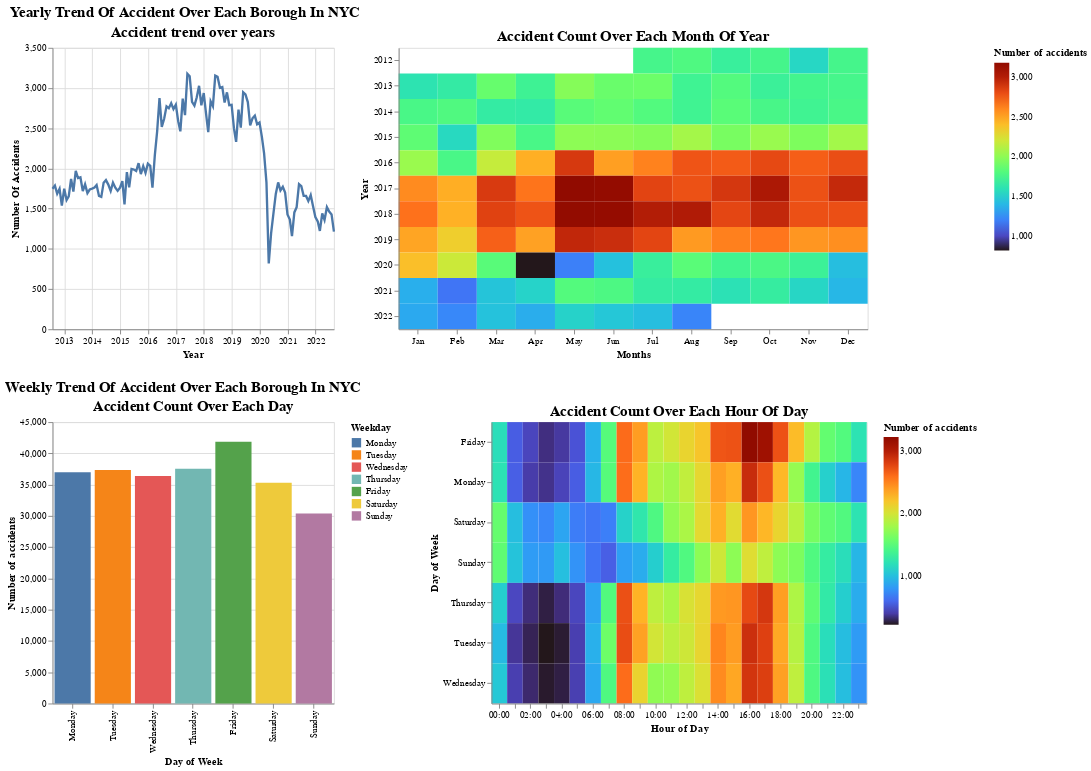

Notebook code cell kept with this figure:
### Code cell
# Create dropdown containing borough name
origins = list(crash_df_monthly["borough"].unique())
origins.sort()
selectOrigin = alt.selection_single(
    fields=["borough"],
    init={"borough": origins[0]},
    bind=alt.binding_select(options=origins, name="Select_Borough"),
)
# Create a dashboard showing accident trend over year, month, week, and each hour of day
p1_bar_base = (
    alt.Chart(crash_df_monthly)
    .mark_line(size=2.5)
    .encode(alt.Y("number_of_accidents:Q", title="Number Of Accidents"))
)


chart1 = (
    p1_bar_base.encode(alt.X("crash_datetime:T", title="Year"))
    .transform_filter(selectOrigin)
    .properties(width=300, title="Accident trend over years")
)

chart2 = (
    alt.Chart(crash_df_monthly)
    .mark_rect()
    .encode(
        alt.X("month(crash_datetime):N", title="Months"),
        alt.Y("year(crash_datetime):N", title="Year"),
        alt.Color(
            "number_of_accidents:Q",
            title="Number of accidents",
            scale=alt.Scale(scheme="turbo"),
        ),
    )
    .transform_filter(selectOrigin)
    .properties(width=500, height=300, title="Accident Count Over Each Month Of Year")
)

sort_order = [
    "Monday",
    "Tuesday",
    "Wednesday",
    "Thursday",
    "Friday",
    "Saturday",
    "Sunday",
]
chart3 = (
    alt.Chart(crash_df_weekly_trend, title="Week")
    .mark_bar()
    .encode(
        alt.X("day_of_week:N", title="Day of Week", sort=sort_order),
        alt.Y("number_of_accidents:Q", title="Number of accidents"),
        color=alt.Color("day_of_week:N", sort=sort_order, title="Weekday"),
    )
    .transform_filter(selectOrigin)
    .properties(width=300, title="Accident Count Over Each Day")
)

chart4 = (
    alt.Chart(crash_df_hourly_trend)
    .mark_rect()
    .encode(
        alt.X("hours(hour_of_day):O", title="Hour of Day"),
        alt.Y("day_of_week:N", title="Day of Week"),
        alt.Color(
            "number_of_accidents:Q",
            title="Number of accidents",
            scale=alt.Scale(scheme="turbo"),
        ),
    )
    .transform_filter(selectOrigin)
    .properties(width=400, height=300, title="Accident Count Over Each Hour Of Day")
)

top_charts = (chart1 | chart2).properties(
    title="Yearly Trend Of Accident Over Each Borough In NYC(2012-2022) "
)
bottom_charts = (chart3 | chart4).properties(
    title="Weekly Trend Of Accident Over Each Borough In NYC "
)

main_charts = (
    alt.vconcat(top_charts, bottom_charts)
    .add_selection(selectOrigin)
    .transform_filter(selectOrigin)
    .configure_title(fontSize=16, font="Courier", align="center", color="black")
)


main_charts

### Figure 1 — Vega-Lite specification as saved in the notebook (floating-point values rounded to 4 significant figures; data arrays with more than 128 entries replaced by an {"elided": "..."} marker saying what was removed)
{"usermeta": {"embedOptions": {"theme": "fivethirtyeight"}}, "config": {"view": {"continuousWidth": 400, "continuousHeight": 300}, "title": {"align": "center", "color": "black", "font": "Courier", "fontSize": 16}}, "vconcat": [{"hconcat": [{"mark": {"type": "line", "size": 2.5}, "encoding": {"x": {"field": "crash_datetime", "title": "Year", "type": "temporal"}, "y": {"field": "number_of_accidents", "title": "Number Of Accidents", "type": "quantitative"}}, "selection": {"selector001": {"type": "single", "fields": ["borough"], "init": {"borough": "Bronx"}, "bind": {"input": "select", "options": ["Bronx", "Brooklyn", "Manhattan", "Queens", "Staten Island"], "name": "Select_Borough"}}}, "title": "Accident trend over years", "transform": [{"filter": {"selection": "selector001"}}], "width": 300}, {"mark": "rect", "encoding": {"color": {"field": "number_of_accidents", "scale": {"scheme": "turbo"}, "title": "Number of accidents", "type": "quantitative"}, "x": {"field": "crash_datetime", "timeUnit": "month", "title": "Months", "type": "nominal"}, "y": {"field": "crash_datetime", "timeUnit": "year", "title": "Year", "type": "nominal"}}, "height": 300, "selection": {"selector001": {"type": "single", "fields": ["borough"], "init": {"borough": "Bronx"}, "bind": {"input": "select", "options": ["Bronx", "Brooklyn", "Manhattan", "Queens", "Staten Island"], "name": "Select_Borough"}}}, "title": "Accident Count Over Each Month Of Year", "transform": [{"filter": {"selection": "selector001"}}], "width": 500}], "data": {"name": "data-cf21bfbf22658d0938e0e4408128b0cd"}, "title": "Yearly Trend Of Accident Over Each Borough In NYC "}, {"hconcat": [{"data": {"name": "data-95e6f2bd32acad93f0d3d815d55fc551"}, "mark": "bar", "encoding": {"color": {"field": "day_of_week", "sort": ["Monday", "Tuesday", "Wednesday", "Thursday", "Friday", "Saturday", "Sunday"], "title": "Weekday", "type": "nominal"}, "x": {"field": "day_of_week", "sort": ["Monday", "Tuesday", "Wednesday", "Thursday", "Friday", "Saturday", "Sunday"], "title": "Day of Week", "type": "nominal"}, "y": {"field": "number_of_accidents", "title": "Number of accidents", "type": "quantitative"}}, "selection": {"selector001": {"type": "single", "fields": ["borough"], "init": {"borough": "Bronx"}, "bind": {"input": "select", "options": ["Bronx", "Brooklyn", "Manhattan", "Queens", "Staten Island"], "name": "Select_Borough"}}}, "title": "Accident Count Over Each Day", "transform": [{"filter": {"selection": "selector001"}}], "width": 300}, {"data": {"name": "data-ef67624654c5cb54038ae9ca786c2bdd"}, "mark": "rect", "encoding": {"color": {"field": "number_of_accidents", "scale": {"scheme": "turbo"}, "title": "Number of accidents", "type": "quantitative"}, "x": {"field": "hour_of_day", "timeUnit": "hours", "title": "Hour of Day", "type": "ordinal"}, "y": {"field": "day_of_week", "title": "Day of Week", "type": "nominal"}}, "height": 300, "selection": {"selector001": {"type": "single", "fields": ["borough"], "init": {"borough": "Bronx"}, "bind": {"input": "select", "options": ["Bronx", "Brooklyn", "Manhattan", "Queens", "Staten Island"], "name": "Select_Borough"}}}, "title": "Accident Count Over Each Hour Of Day", "transform": [{"filter": {"selection": "selector001"}}], "width": 400}], "title": "Weekly Trend Of Accident Over Each Borough In NYC "}], "transform": [{"filter": {"selection": "selector001"}}], "$schema": "https://vega.github.io/schema/vega-lite/v4.17.0.json", "datasets": {"data-cf21bfbf22658d0938e0e4408128b0cd": {"elided": "610 records"}, "data-95e6f2bd32acad93f0d3d815d55fc551": [{"borough": "Bronx", "day_of_week": "Friday", "number_of_persons_injured": 13378, "number_of_persons_killed": 63, "number_of_pedestrians_injured": 2759, "number_of_pedestrians_killed": 26, "number_of_cyclist_injured": 754, "number_of_cyclist_killed": 7, "number_of_motorist_injured": 9737, "number_of_motorist_killed": 28, "number_of_accidents": 41854}, {"borough": "Bronx", "day_of_week": "Monday", "number_of_persons_injured": 11742, "number_of_persons_killed": 55, "number_of_pedestrians_injured": 2335, "number_of_pedestrians_killed": 28, "number_of_cyclist_injured": 650, "number_of_cyclist_killed": 3, "number_of_motorist_injured": 8668, "number_of_motorist_killed": 23, "number_of_accidents": 36988}, {"borough": "Bronx", "day_of_week": "Saturday", "number_of_persons_injured": 12476, "number_of_persons_killed": 74, "number_of_pedestrians_injured": 1942, "number_of_pedestrians_killed": 33, "number_of_cyclist_injured": 664, "number_of_cyclist_killed": 4, "number_of_motorist_injured": 9774, "number_of_motorist_killed": 35, "number_of_accidents": 35316}, {"borough": "Bronx", "day_of_week": "Sunday", "number_of_persons_injured": 11342, "number_of_persons_killed": 64, "number_of_pedestrians_injured": 1602, "number_of_pedestrians_killed": 28, "number_of_cyclist_injured": 619, "number_of_cyclist_killed": 3, "number_of_motorist_injured": 9044, "number_of_motorist_killed": 33, "number_of_accidents": 30393}, {"borough": "Bronx", "day_of_week": "Thursday", "number_of_persons_injured": 11784, "number_of_persons_killed": 57, "number_of_pedestrians_injured": 2446, "number_of_pedestrians_killed": 28, "number_of_cyclist_injured": 623, "number_of_cyclist_killed": 3, "number_of_motorist_injured": 8622, "number_of_motorist_killed": 26, "number_of_accidents": 37550}, {"borough": "Bronx", "day_of_week": "Tuesday", "number_of_persons_injured": 11951, "number_of_persons_killed": 57, "number_of_pedestrians_injured": 2504, "number_of_pedestrians_killed": 32, "number_of_cyclist_injured": 693, "number_of_cyclist_killed": 1, "number_of_motorist_injured": 8674, "number_of_motorist_killed": 22, "number_of_accidents": 37352}, {"borough": "Bronx", "day_of_week": "Wednesday", "number_of_persons_injured": 11553, "number_of_persons_killed": 34, "number_of_pedestrians_injured": 2408, "number_of_pedestrians_killed": 15, "number_of_cyclist_injured": 689, "number_of_cyclist_killed": 5, "number_of_motorist_injured": 8349, "number_of_motorist_killed": 13, "number_of_accidents": 36384}, {"borough": "Brooklyn", "day_of_week": "Friday", "number_of_persons_injured": 25461, "number_of_persons_killed": 99, "number_of_pedestrians_injured": 5229, "number_of_pedestrians_killed": 50, "number_of_cyclist_injured": 2860, "number_of_cyclist_killed": 11, "number_of_motorist_injured": 17144, "number_of_motorist_killed": 35, "number_of_accidents": 81373}, {"borough": "Brooklyn", "day_of_week": "Monday", "number_of_persons_injured": 24115, "number_of_persons_killed": 120, "number_of_pedestrians_injured": 4895, "number_of_pedestrians_killed": 72, "number_of_cyclist_injured": 2437, "number_of_cyclist_killed": 13, "number_of_motorist_injured": 16580, "number_of_motorist_killed": 33, "number_of_accidents": 77151}, {"borough": "Brooklyn", "day_of_week": "Saturday", "number_of_persons_injured": 23665, "number_of_persons_killed": 101, "number_of_pedestrians_injured": 3926, "number_of_pedestrians_killed": 47, "number_of_cyclist_injured": 2307, "number_of_cyclist_killed": 9, "number_of_motorist_injured": 17255, "number_of_motorist_killed": 42, "number_of_accidents": 67245}, {"borough": "Brooklyn", "day_of_week": "Sunday", "number_of_persons_injured": 23306, "number_of_persons_killed": 106, "number_of_pedestrians_injured": 3385, "number_of_pedestrians_killed": 41, "number_of_cyclist_injured": 2122, "number_of_cyclist_killed": 11, "number_of_motorist_injured": 17612, "number_of_motorist_killed": 53, "number_of_accidents": 62864}, {"borough": "Brooklyn", "day_of_week": "Thursday", "number_of_persons_injured": 24066, "number_of_persons_killed": 97, "number_of_pedestrians_injured": 5019, "number_of_pedestrians_killed": 59, "number_of_cyclist_injured": 2710, "number_of_cyclist_killed": 8, "number_of_motorist_injured": 16137, "number_of_motorist_killed": 26, "number_of_accidents": 78083}, {"borough": "Brooklyn", "day_of_week": "Tuesday", "number_of_persons_injured": 24405, "number_of_persons_killed": 92, "number_of_pedestrians_injured": 5166, "number_of_pedestrians_killed": 60, "number_of_cyclist_injured": 2683, "number_of_cyclist_killed": 9, "number_of_motorist_injured": 16299, "number_of_motorist_killed": 23, "number_of_accidents": 77811}, {"borough": "Brooklyn", "day_of_week": "Wednesday", "number_of_persons_injured": 23742, "number_of_persons_killed": 87, "number_of_pedestrians_injured": 5075, "number_of_pedestrians_killed": 50, "number_of_cyclist_injured": 2723, "number_of_cyclist_killed": 9, "number_of_motorist_injured": 15733, "number_of_motorist_killed": 27, "number_of_accidents": 76171}, {"borough": "Manhattan", "day_of_week": "Friday", "number_of_persons_injured": 12680, "number_of_persons_killed": 59, "number_of_pedestrians_injured": 3644, "number_of_pedestrians_killed": 41, "number_of_cyclist_injured": 2095, "number_of_cyclist_killed": 5, "number_of_motorist_injured": 6835, "number_of_motorist_killed": 12, "number_of_accidents": 62695}, {"borough": "Manhattan", "day_of_week": "Monday", "number_of_persons_injured": 10689, "number_of_persons_killed": 54, "number_of_pedestrians_injured": 3032, "number_of_pedestrians_killed": 31, "number_of_cyclist_injured": 1808, "number_of_cyclist_killed": 9, "number_of_motorist_injured": 5779, "number_of_motorist_killed": 14, "number_of_accidents": 50959}, {"borough": "Manhattan", "day_of_week": "Saturday", "number_of_persons_injured": 11603, "number_of_persons_killed": 62, "number_of_pedestrians_injured": 2972, "number_of_pedestrians_killed": 37, "number_of_cyclist_injured": 1777, "number_of_cyclist_killed": 7, "number_of_motorist_injured": 6763, "number_of_motorist_killed": 18, "number_of_accidents": 50985}, {"borough": "Manhattan", "day_of_week": "Sunday", "number_of_persons_injured": 10744, "number_of_persons_killed": 46, "number_of_pedestrians_injured": 2335, "number_of_pedestrians_killed": 23, "number_of_cyclist_injured": 1577, "number_of_cyclist_killed": 6, "number_of_motorist_injured": 6755, "number_of_motorist_killed": 18, "number_of_accidents": 43321}, {"borough": "Manhattan", "day_of_week": "Thursday", "number_of_persons_injured": 11908, "number_of_persons_killed": 73, "number_of_pedestrians_injured": 3496, "number_of_pedestrians_killed": 48, "number_of_cyclist_injured": 2170, "number_of_cyclist_killed": 10, "number_of_motorist_injured": 6166, "number_of_motorist_killed": 15, "number_of_accidents": 58895}, {"borough": "Manhattan", "day_of_week": "Tuesday", "number_of_persons_injured": 11498, "number_of_persons_killed": 70, "number_of_pedestrians_injured": 3475, "number_of_pedestrians_killed": 47, "number_of_cyclist_injured": 1927, "number_of_cyclist_killed": 8, "number_of_motorist_injured": 5981, "number_of_motorist_killed": 15, "number_of_accidents": 56399}, {"borough": "Manhattan", "day_of_week": "Wednesday", "number_of_persons_injured": 11689, "number_of_persons_killed": 49, "number_of_pedestrians_injured": 3438, "number_of_pedestrians_killed": 36, "number_of_cyclist_injured": 2078, "number_of_cyclist_killed": 3, "number_of_motorist_injured": 6064, "number_of_motorist_killed": 8, "number_of_accidents": 56788}, {"borough": "Queens", "day_of_week": "Friday", "number_of_persons_injured": 22867, "number_of_persons_killed": 104, "number_of_pedestrians_injured": 3617, "number_of_pedestrians_killed": 55, "number_of_cyclist_injured": 1348, "number_of_cyclist_killed": 6, "number_of_motorist_injured": 17747, "number_of_motorist_killed": 43, "number_of_accidents": 77692}, {"borough": "Queens", "day_of_week": "Monday", "number_of_persons_injured": 20809, "number_of_persons_killed": 92, "number_of_pedestrians_injured": 3461, "number_of_pedestrians_killed": 50, "number_of_cyclist_injured": 1200, "number_of_cyclist_killed": 5, "number_of_motorist_injured": 16026, "number_of_motorist_killed": 35, "number_of_accidents": 71768}, {"borough": "Queens", "day_of_week": "Saturday", "number_of_persons_injured": 21769, "number_of_persons_killed": 121, "number_of_pedestrians_injured": 2770, "number_of_pedestrians_killed": 52, "number_of_cyclist_injured": 1272, "number_of_cyclist_killed": 4, "number_of_motorist_injured": 17584, "number_of_motorist_killed": 65, "number_of_accidents": 68339}, {"borough": "Queens", "day_of_week": "Sunday", "number_of_persons_injured": 20260, "number_of_persons_killed": 126, "number_of_pedestrians_injured": 2278, "number_of_pedestrians_killed": 50, "number_of_cyclist_injured": 1043, "number_of_cyclist_killed": 2, "number_of_motorist_injured": 16769, "number_of_motorist_killed": 74, "number_of_accidents": 60668}, {"borough": "Queens", "day_of_week": "Thursday", "number_of_persons_injured": 21184, "number_of_persons_killed": 81, "number_of_pedestrians_injured": 3507, "number_of_pedestrians_killed": 37, "number_of_cyclist_injured": 1255, "number_of_cyclist_killed": 7, "number_of_motorist_injured": 16266, "number_of_motorist_killed": 36, "number_of_accidents": 72524}, {"borough": "Queens", "day_of_week": "Tuesday", "number_of_persons_injured": 21035, "number_of_persons_killed": 102, "number_of_pedestrians_injured": 3546, "number_of_pedestrians_killed": 52, "number_of_cyclist_injured": 1275, "number_of_cyclist_killed": 4, "number_of_motorist_injured": 16052, "number_of_motorist_killed": 46, "number_of_accidents": 72289}, {"borough": "Queens", "day_of_week": "Wednesday", "number_of_persons_injured": 20668, "number_of_persons_killed": 95, "number_of_pedestrians_injured": 3414, "number_of_pedestrians_killed": 50, "number_of_cyclist_injured": 1271, "number_of_cyclist_killed": 8, "number_of_motorist_injured": 15844, "number_of_motorist_killed": 36, "number_of_accidents": 72041}, {"borough": "Staten Island", "day_of_week": "Friday", "number_of_persons_injured": 3695, "number_of_persons_killed": 22, "number_of_pedestrians_injured": 501, "number_of_pedestrians_killed": 12, "number_of_cyclist_injured": 106, "number_of_cyclist_killed": 1, "number_of_motorist_injured": 3083, "number_of_motorist_killed": 9, "number_of_accidents": 13627}, {"borough": "Staten Island", "day_of_week": "Monday", "number_of_persons_injured": 3393, "number_of_persons_killed": 23, "number_of_pedestrians_injured": 481, "number_of_pedestrians_killed": 10, "number_of_cyclist_injured": 81, "number_of_cyclist_killed": 1, "number_of_motorist_injured": 2825, "number_of_motorist_killed": 12, "number_of_accidents": 11890}, {"borough": "Staten Island", "day_of_week": "Saturday", "number_of_persons_injured": 3212, "number_of_persons_killed": 28, "number_of_pedestrians_injured": 353, "number_of_pedestrians_killed": 8, "number_of_cyclist_injured": 85, "number_of_cyclist_killed": 0, "number_of_motorist_injured": 2766, "number_of_motorist_killed": 20, "number_of_accidents": 11255}, {"borough": "Staten Island", "day_of_week": "Sunday", "number_of_persons_injured": 2717, "number_of_persons_killed": 20, "number_of_pedestrians_injured": 252, "number_of_pedestrians_killed": 4, "number_of_cyclist_injured": 79, "number_of_cyclist_killed": 0, "number_of_motorist_injured": 2376, "number_of_motorist_killed": 15, "number_of_accidents": 9414}, {"borough": "Staten Island", "day_of_week": "Thursday", "number_of_persons_injured": 3583, "number_of_persons_killed": 15, "number_of_pedestrians_injured": 513, "number_of_pedestrians_killed": 5, "number_of_cyclist_injured": 81, "number_of_cyclist_killed": 0, "number_of_motorist_injured": 2981, "number_of_motorist_killed": 9, "number_of_accidents": 12740}, {"borough": "Staten Island", "day_of_week": "Tuesday", "number_of_persons_injured": 3489, "number_of_persons_killed": 12, "number_of_pedestrians_injured": 497, "number_of_pedestrians_killed": 6, "number_of_cyclist_injured": 95, "number_of_cyclist_killed": 2, "number_of_motorist_injured": 2887, "number_of_motorist_killed": 4, "number_of_accidents": 12419}, {"borough": "Staten Island", "day_of_week": "Wednesday", "number_of_persons_injured": 3618, "number_of_persons_killed": 11, "number_of_pedestrians_injured": 537, "number_of_pedestrians_killed": 6, "number_of_cyclist_injured": 97, "number_of_cyclist_killed": 0, "number_of_motorist_injured": 2971, "number_of_motorist_killed": 5, "number_of_accidents": 12689}], "data-ef67624654c5cb54038ae9ca786c2bdd": {"elided": "840 records"}}}
